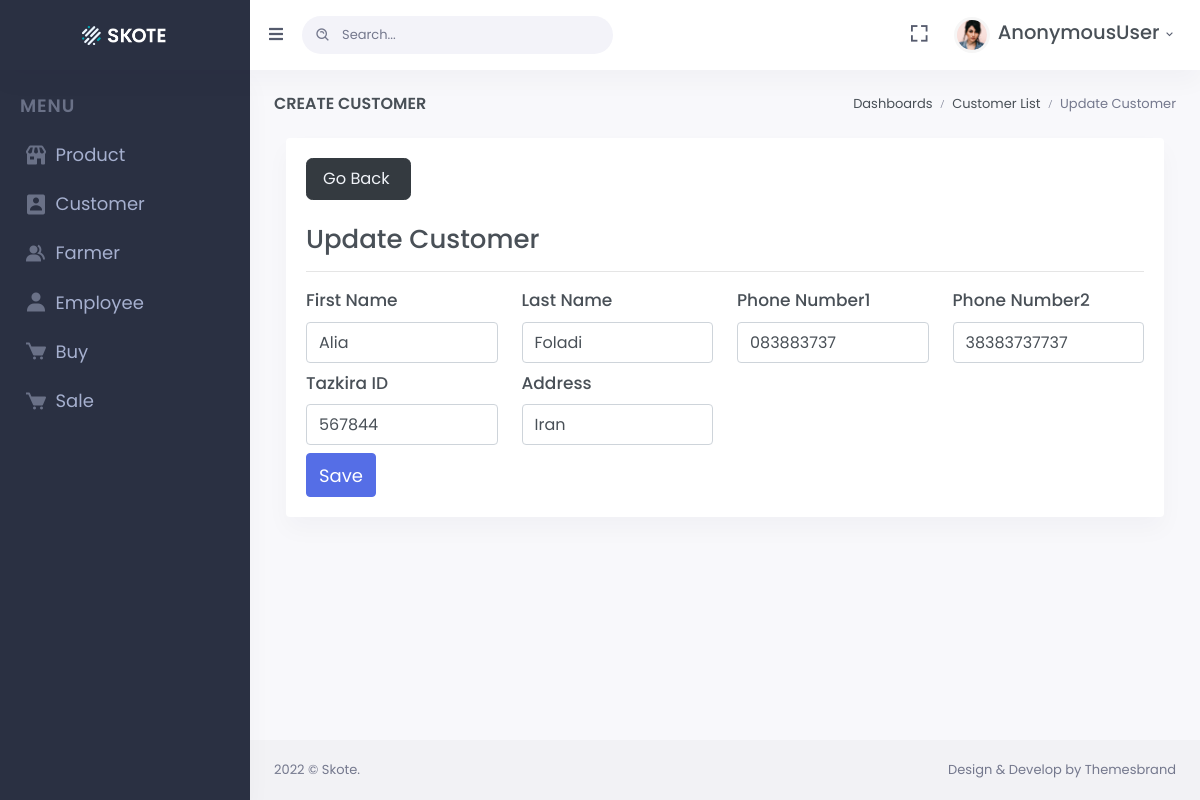
The page /customers/2/update/ on the database its author committed.
### customers/models.py (models this page shows, shortened)
class Customer(models.Model):
    name = models.CharField(max_length=200)
    last_name = models.CharField(max_length=200)
    phone1 = models.CharField(max_length=20, unique=True)
    phone2 = models.CharField(max_length=20, unique=True)
    cart_no = models.CharField(max_length=200, unique=True)
    address = models.CharField(max_length=400)

### customers/views.py (the view)
# urls.py: path('customers/<str:pk>/update/', views.customer_update_view, name="customer-update"),
def customer_update_view(request, pk):
    customers = Customer.objects.get(pk=pk)
    if request.method == "POST":
        forms = CustomerForm(request.POST, instance=customers)
        if forms.is_valid():
            forms.save()
            messages.success(request, "Customer updated successfully")
            return redirect("customer-list")
    else:
        forms = CustomerForm(instance=customers)
    context={
        "customers": customers,
        "forms": forms
    }
    return render(request, "customers/customer_form.html", context)

### customers/forms.py
class CustomerForm(forms.ModelForm):
    class Meta:
        model = Customer
        fields = '__all__'

### customers/templates/customers/customer_form.html (shortened to what this page needs)
{% extends 'base.html' %}
{% load static %}
{% load widget_tweaks %}
{% block page_title %}
Create Customer
{% endblock page_title %}
{% block breadcrumb %}
<ol class="breadcrumb m-0">
    <li class="breadcrumb-item"><a href="javascript: void(0);">Dashboards</a></li>
    <li class="breadcrumb-item"><a href="{% url 'customer-list' %}">Customer List</a></li>
    {% if customers %}
    <li class="breadcrumb-item active">Update Customer</li>
    {% else %}
    <li class="breadcrumb-item active">Create Customer</li>
    {% endif %}
</ol>{% endblock breadcrumb %}
{% block content %}
{% include 'links/css/css.html' %}
<div class="container-fluid">
    <div class="row">
        <div class="col-xl-12">
            <div class="card">
            <div class="card-body">
                <div>
                    <a href="{% url 'customer-list' %}" class="btn btn-dark btn-lg mb-4">Go Back
                    </a>
                </div>
                {% if customers %}
                <h2 class="mb-2">Update Customer</h2>
                {% else %}
                <h2 class="mb-2">Create New Customer</h2>
                {% endif %}
                <hr>
                <form action="" method="POST" enctype="multipart/form-data">
                    <div class="row">
                        <div class="col-lg-3">
                            <label for="" class="font-size-17">First Name</label>
                            {% render_field forms.name class="form-control font-size-16" placeholder="Ali" %}
                        </div>
                        <div class="col-lg-3">
                            <label for="" class="font-size-17">Last Name</label>
                            {% render_field forms.last_name class="form-control font-size-16" placeholder="Karimi" %}
                        </div>
                        <div class="col-lg-3">
                            <label for="" class="font-size-17">Phone Number1</label>
                            {% render_field forms.phone1 class="form-control font-size-16" placeholder="Type your phone number 1" %}
                        </div>
                        <div class="col-lg-3">
                            <label for="" class="font-size-17">Phone Number2</label>
                            {% render_field forms.phone2 class="form-control font-size-16" placeholder="type your phone number 2" %}
                        </div>
                    </div>
                    <div class="row mt-2">
                        <div class="col-lg-3">
                            <label for="" class="font-size-17">Tazkira ID</label>
                            {% render_field forms.cart_no class="form-control font-size-16" placeholder="type your tazkira ID" %}
                        </div>
                        <div class="col-lg-3">
                            <label for="" class="font-size-17">Address</label>
                            {% render_field forms.address class="form-control font-size-16" placeholder="Customer address" %}
                        </div>
                    </div>
                    <button class="btn btn-primary btn-md font-size-18 mt-2">Save</button>
                </form>
            </div>
            </div>
         </div>
        </div>
    </div>
</div>
{% endblock content %}

### rows shown on the page
Customer: name "Alia", last_name "Foladi", phone1 "083883737", phone2 "38383737737", cart_no "567844", address "Iran"

### other values the page prints
{{ request.user }} "AnonymousUser"
